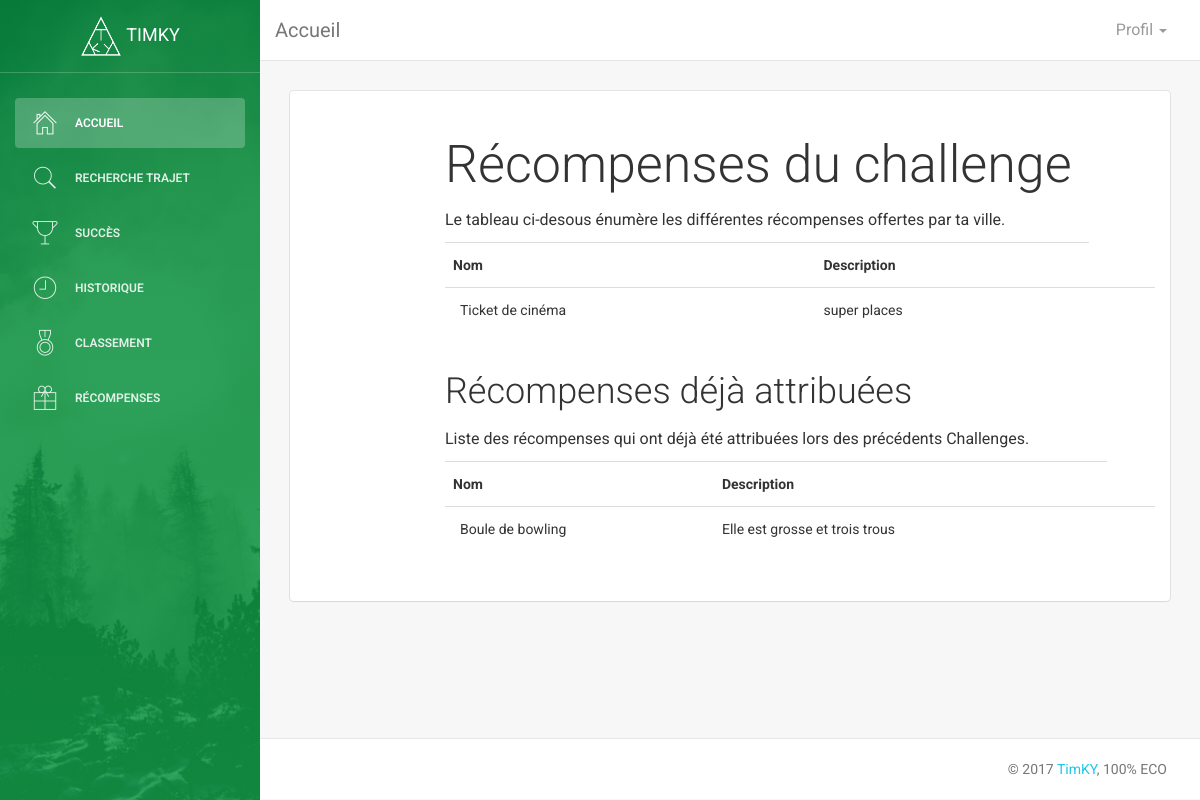
The app's page /frontoffice/recompenses.php with its own data.
### tables this page shows
CREATE TABLE IF NOT EXISTS `recompenses` (
`id_recomp` int(11) NOT NULL,
  `intitule` varchar(100) NOT NULL,
  `description` text,
  `attribue` tinyint(1) DEFAULT NULL,
  `id_user` int(11) DEFAULT NULL
);

### frontoffice/recompenses.php (the view, shortened to what this page needs)
<!doctype html>
<html lang="en">
<head>
	<link href="../assets/css/bootstrap.min.css" rel="stylesheet" />
	<link href="../assets/css/animate.min.css" rel="stylesheet" />
	<link href="../assets/css/light-bootstrap-dashboard.css" rel="stylesheet" />
	<link href="../assets/css/demo.css" rel="stylesheet" />
	<link href="http://maxcdn.bootstrapcdn.com/font-awesome/4.2.0/css/font-awesome.min.css" rel="stylesheet">
	<link href="../assets/css/pe-icon-7-stroke.css" rel="stylesheet" />
</head>
<body>
	<div class="wrapper">
		<div class="sidebar" data-color="green" data-image="../assets/img/sidebar-5.jpg">
			<div class="sidebar-wrapper">
				<div class="logo">
					<a href="#" class="simple-text">
						<img src="../assets/img/logo_white.png" alt="..." width="42" height="42" >
                    TimKY
                </a>
				</div>
				<ul class="nav">
					<li class="active">
						<a href="index.php">
							<i class="pe-7s-home"></i>
							<p>Accueil</p>
						</a>
					</li>
					<li>
						<a href="recherchetrajet.php">
							<i class="pe-7s-search"></i>
							<p>Recherche Trajet</p>
						</a>
					</li>
					<li>
						<a href="succes.php">
							<i class="pe-7s-cup"></i>
							<p>Succès</p>
						</a>
					</li>
					<li>
						<a href="historique.php">
							<i class="pe-7s-clock"></i>
							<p>Historique
							</p>
						</a>
					</li>
					<li>
						<a href="classement.php">
							<i class="pe-7s-medal"></i>
							<p>Classement</p>
						</a>
					</li>
					<li>
						<a href="recompenses.php">
							<i class="pe-7s-gift"></i>
							<p>Récompenses</p>
						</a>
					</li>
				</ul>
			</div>
		</div>
		<div class="main-panel">
			<nav class="navbar navbar-default navbar-fixed">
				<div class="container-fluid">
					<div class="navbar-header">
						<a class="navbar-brand" href="#">Accueil</a>
					</div>
					<div class="collapse navbar-collapse">
						<ul class="nav navbar-nav navbar-right">
							<li class="dropdown">
								<a href="#" class="dropdown-toggle" data-toggle="dropdown">
									<p>
										Profil
										<b class="caret"></b>
									</p>
								</a>
							</li>
						</ul>
					</div>
				</div>
			</nav>
			<div class="content">
				<div class="container-fluid">
					<div class="row">
						<div class="col-md-12">
							<div class="card">
								<div class="content">
									<div class="typo-line">
										<h1>Récompenses du challenge</h1>
										<p>Le tableau ci-desous énumère les différentes récompenses offertes par ta ville.
										</p>
										<?php
						                	include '../config/connectdb.php';
                  							$sql_ville = 'select * from ville_utilisateur where id_user = '.$_SESSION['user_id'];
                  							$result_ville = mysqli_query($conn,$sql_ville);
									$row_res = mysqli_fetch_array($result_ville);
                  							$sql_id = 'select id_recomp from ville_recompenses where intitule = "'.$row_res['intitule'].'" and code_post='.$row_res['code_post'];
                  							$sql= 'select * from recompenses where attribue = 0 and id_recomp in ('.$sql_id.')';
                  							$result= mysqli_query($conn,$sql);
											echo '<table class="table">';
											echo '<tr><th>Nom</th><th>Description</th></th>';
											while($row = mysqli_fetch_array($result)) {
												echo '<tr><td>'.$row['intitule'].'</td><td>'.$row['description'].'</td><td></tr>';
											}
											echo '</table>'
									  ?>
									</div>
									<div class="typo-line">
										<h2>Récompenses déjà attribuées</h2>
										<p>Liste des récompenses qui ont déjà été attribuées lors des précédents Challenges.
										</p>
										<?php
						                	include '../config/connectdb.php';
                  							$sql_id = 'select id_recomp from ville_recompenses where intitule = "'.$row_res['intitule'].'" and code_post='.$row_res['code_post'];
                  							$sql= 'select * from recompenses where attribue = 1 and id_recomp in ('.$sql_id.')';
                  							$result= mysqli_query($conn,$sql);
											echo '<table class="table">';
											echo '<tr><th>Nom</th><th>Description</th></tr>';
											while($row = mysqli_fetch_array($result)) {
												echo '<tr><td>'.$row['intitule'].'</td><td>'.$row['description'].'</td><td></tr>';
											}
											echo '</table>'
									  ?>
									</div>
								</div>
							</div>
						</div>
					</div>
				</div>
			</div>
			<footer class="footer">
				<div class="container-fluid">
					<p class="copyright pull-right">
						&copy;
						 <a href="index.html">TimKY</a>, 100% ECO
					</p>
				</div>
			</footer>
		</div>
	</div>
</body>
</html>

### assets/css/demo.css (style rules this page uses)
@media (min-width: 992px) { .typo-line { padding-left: 140px; margin-bottom: 40px; position: relative; } }

### records on screen
recompenses: intitule "Ticket de cinéma", description "super places"
recompenses: intitule "Boule de bowling", description "Elle est grosse et trois trous"
